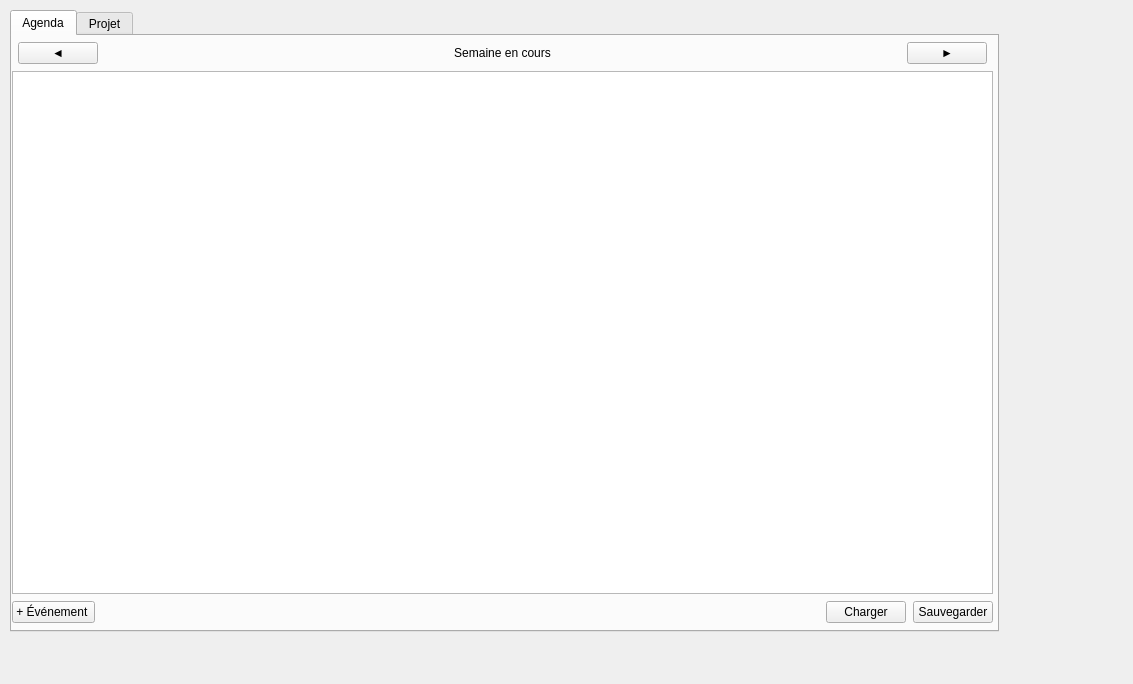
<?xml version="1.0" encoding="UTF-8"?>
<ui version="4.0">
 <class>MainWindow</class>
 <widget class="QMainWindow" name="MainWindow">
  <property name="windowModality">
   <enum>Qt::NonModal</enum>
  </property>
  <property name="enabled">
   <bool>true</bool>
  </property>
  <property name="geometry">
   <rect>
    <x>0</x>
    <y>0</y>
    <width>1133</width>
    <height>684</height>
   </rect>
  </property>
  <property name="windowTitle">
   <string>MainWindow</string>
  </property>
  <property name="tabShape">
   <enum>QTabWidget::Rounded</enum>
  </property>
  <widget class="QWidget" name="centralwidget">
   <widget class="QTabWidget" name="tabWidget">
    <property name="geometry">
     <rect>
      <x>10</x>
      <y>10</y>
      <width>989</width>
      <height>622</height>
     </rect>
    </property>
    <property name="tabPosition">
     <enum>QTabWidget::North</enum>
    </property>
    <property name="tabShape">
     <enum>QTabWidget::Rounded</enum>
    </property>
    <property name="currentIndex">
     <number>0</number>
    </property>
    <widget class="QWidget" name="tabAgenda">
     <attribute name="title">
      <string>Agenda</string>
     </attribute>
     <widget class="QWidget" name="verticalLayoutWidget">
      <property name="geometry">
       <rect>
        <x>0</x>
        <y>0</y>
        <width>981</width>
        <height>591</height>
       </rect>
      </property>
      <layout class="QVBoxLayout" name="verticalLayout" stretch="1,12,1">
       <property name="spacing">
        <number>7</number>
       </property>
       <property name="sizeConstraint">
        <enum>QLayout::SetDefaultConstraint</enum>
       </property>
       <property name="topMargin">
        <number>6</number>
       </property>
       <property name="bottomMargin">
        <number>4</number>
       </property>
       <item>
        <layout class="QHBoxLayout" name="horizontalLayout_6" stretch="0,10,0">
         <property name="leftMargin">
          <number>6</number>
         </property>
         <property name="rightMargin">
          <number>6</number>
         </property>
         <item>
          <widget class="QPushButton" name="boutonPrec">
           <property name="text">
            <string>◄</string>
           </property>
          </widget>
         </item>
         <item>
          <widget class="QLabel" name="labelSemaine">
           <property name="text">
            <string>Semaine en cours</string>
           </property>
           <property name="alignment">
            <set>Qt::AlignCenter</set>
           </property>
          </widget>
         </item>
         <item>
          <widget class="QPushButton" name="boutonSuiv">
           <property name="text">
            <string>►</string>
           </property>
          </widget>
         </item>
        </layout>
       </item>
       <item>
        <layout class="QHBoxLayout" name="horizontalLayout_5">
         <item>
          <widget class="QTableView" name="tableView"/>
         </item>
        </layout>
       </item>
       <item>
        <layout class="QHBoxLayout" name="horizontalLayout_2">
         <item>
          <widget class="QPushButton" name="pushButton_3">
           <property name="text">
            <string>+ Événement </string>
           </property>
          </widget>
         </item>
         <item>
          <spacer name="horizontalSpacer">
           <property name="orientation">
            <enum>Qt::Horizontal</enum>
           </property>
           <property name="sizeHint" stdset="0">
            <size>
             <width>40</width>
             <height>20</height>
            </size>
           </property>
          </spacer>
         </item>
         <item>
          <widget class="QPushButton" name="pushButton_6">
           <property name="text">
            <string>Charger</string>
           </property>
          </widget>
         </item>
         <item>
          <widget class="QPushButton" name="pushButton_7">
           <property name="text">
            <string>Sauvegarder</string>
           </property>
          </widget>
         </item>
        </layout>
       </item>
      </layout>
     </widget>
    </widget>
    <widget class="QWidget" name="tabGestion">
     <attribute name="title">
      <string>Projet</string>
     </attribute>
     <widget class="QWidget" name="horizontalLayoutWidget">
      <property name="geometry">
       <rect>
        <x>8</x>
        <y>-2</y>
        <width>981</width>
        <height>591</height>
       </rect>
      </property>
      <layout class="QHBoxLayout" name="horizontalLayout" stretch="1,5">
       <item>
        <layout class="QVBoxLayout" name="verticalLayout_6">
         <item>
          <layout class="QHBoxLayout" name="horizontalLayout_4">
           <item>
            <spacer name="horizontalSpacer_3">
             <property name="orientation">
              <enum>Qt::Horizontal</enum>
             </property>
             <property name="sizeHint" stdset="0">
              <size>
               <width>40</width>
               <height>20</height>
              </size>
             </property>
            </spacer>
           </item>
           <item>
            <spacer name="horizontalSpacer_2">
             <property name="orientation">
              <enum>Qt::Horizontal</enum>
             </property>
             <property name="sizeHint" stdset="0">
              <size>
               <width>40</width>
               <height>20</height>
              </size>
             </property>
            </spacer>
           </item>
           <item>
            <widget class="QLabel" name="label_3">
             <property name="text">
              <string>Projets</string>
             </property>
            </widget>
           </item>
           <item>
            <widget class="QPushButton" name="pushButton_4">
             <property name="text">
              <string>Load</string>
             </property>
            </widget>
           </item>
           <item>
            <widget class="QPushButton" name="pushButton_5">
             <property name="text">
              <string>Save</string>
             </property>
            </widget>
           </item>
          </layout>
         </item>
         <item>
          <widget class="QListView" name="listView_2"/>
         </item>
         <item>
          <layout class="QHBoxLayout" name="horizontalLayout_8">
           <item>
            <spacer name="horizontalSpacer_4">
             <property name="orientation">
              <enum>Qt::Horizontal</enum>
             </property>
             <property name="sizeHint" stdset="0">
              <size>
               <width>40</width>
               <height>20</height>
              </size>
             </property>
            </spacer>
           </item>
           <item>
            <widget class="QPushButton" name="pushButton_12">
             <property name="text">
              <string>+</string>
             </property>
            </widget>
           </item>
           <item>
            <widget class="QPushButton" name="pushButton_13">
             <property name="text">
              <string>-</string>
             </property>
            </widget>
           </item>
           <item>
            <spacer name="horizontalSpacer_5">
             <property name="orientation">
              <enum>Qt::Horizontal</enum>
             </property>
             <property name="sizeHint" stdset="0">
              <size>
               <width>40</width>
               <height>20</height>
              </size>
             </property>
            </spacer>
           </item>
          </layout>
         </item>
         <item>
          <widget class="Line" name="line">
           <property name="orientation">
            <enum>Qt::Horizontal</enum>
           </property>
          </widget>
         </item>
         <item>
          <widget class="QLabel" name="label_2">
           <property name="text">
            <string>Taches non implémentées</string>
           </property>
          </widget>
         </item>
         <item>
          <widget class="QListView" name="listView"/>
         </item>
         <item>
          <layout class="QHBoxLayout" name="horizontalLayout_7">
           <item>
            <widget class="QPushButton" name="pushButton_10">
             <property name="text">
              <string>+</string>
             </property>
            </widget>
           </item>
           <item>
            <widget class="QPushButton" name="pushButton_11">
             <property name="text">
              <string>-</string>
             </property>
            </widget>
           </item>
          </layout>
         </item>
        </layout>
       </item>
       <item>
        <layout class="QVBoxLayout" name="verticalLayout_2">
         <item>
          <widget class="QTreeWidget" name="treeWidget">
           <column>
            <property name="text">
             <string notr="true">1</string>
            </property>
           </column>
          </widget>
         </item>
        </layout>
       </item>
      </layout>
     </widget>
    </widget>
   </widget>
  </widget>
 </widget>
 <resources/>
 <connections/>
</ui>
